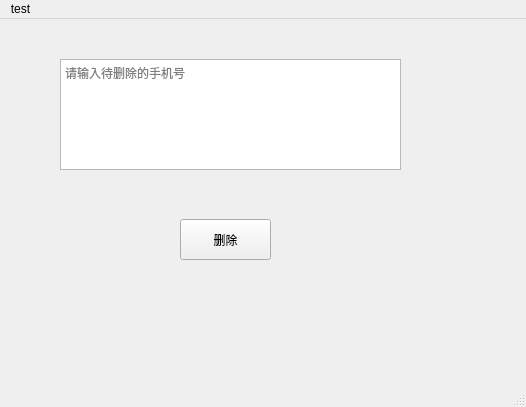
<?xml version="1.0" encoding="UTF-8"?>
<ui version="4.0">
 <class>MainWindow</class>
 <widget class="QMainWindow" name="MainWindow">
  <property name="geometry">
   <rect>
    <x>0</x>
    <y>0</y>
    <width>526</width>
    <height>407</height>
   </rect>
  </property>
  <property name="windowTitle">
   <string>删除订单</string>
  </property>
  <widget class="QWidget" name="centralwidget">
   <widget class="QPushButton" name="button">
    <property name="geometry">
     <rect>
      <x>180</x>
      <y>200</y>
      <width>91</width>
      <height>41</height>
     </rect>
    </property>
    <property name="text">
     <string>删除</string>
    </property>
   </widget>
   <widget class="QPlainTextEdit" name="textEdit">
    <property name="geometry">
     <rect>
      <x>60</x>
      <y>40</y>
      <width>341</width>
      <height>111</height>
     </rect>
    </property>
    <property name="placeholderText">
     <string>请输入待删除的手机号</string>
    </property>
   </widget>
  </widget>
  <widget class="QMenuBar" name="menubar">
   <property name="geometry">
    <rect>
     <x>0</x>
     <y>0</y>
     <width>526</width>
     <height>26</height>
    </rect>
   </property>
   <widget class="QMenu" name="menutest">
    <property name="title">
     <string>test</string>
    </property>
   </widget>
   <addaction name="menutest"/>
  </widget>
  <widget class="QStatusBar" name="statusbar"/>
 </widget>
 <resources/>
 <connections/>
</ui>
